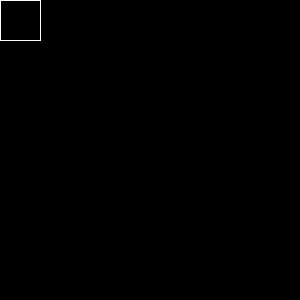
Frame 1 (no input)
Frame 60 (the mouse pressed at the canvas centre just before this capture): identical to frame 1, image omitted
Frame 120 (the mouse held since frame 60 and released just before this capture): identical to frame 1, image omitted

The Processing sketch that drew this single still picture (run headless with seeded random() and noise(); from frame 60 on, the mouse is pressed at the canvas centre):

// Processing sketch: processing_5616
// ── processing_5616.pde

 int hor;
 int ver;
 int s;
 
void setup(){

size (300, 300);

background (255);

s=40;


}

void draw(){
 
  
    if (hor >= width){
        hor = -s-1;}
  
    if (hor <= -s-2){
  hor = width;}
  
    if (ver >= height){
  ver = -s-1;}
  
    if (ver <= -s-2){
  ver = height;}
  
  if ( keyPressed ){
    
      switch ( keyCode ){
        
        case UP: ver -= 1;
        break;
        
        case DOWN: ver += 1;
        break;
        
        case LEFT: hor -= 1;
        break;
        
        case RIGHT: hor += 1;
        break;
             
      }
      
      switch (key){
        
        case '+': s += 1;
        break;
        
        case '-': s -= 1;
        break;
      }
      

  }
  
  float r = map (ver, 0, width, 0, 255);
  float g = map (hor, 0, height, 0, 255);
  
  background (r, g, 0);
  
  fill (g, r, 0);
  
  stroke(255);
  
  rect (hor, ver, s, s);
  

  
}
